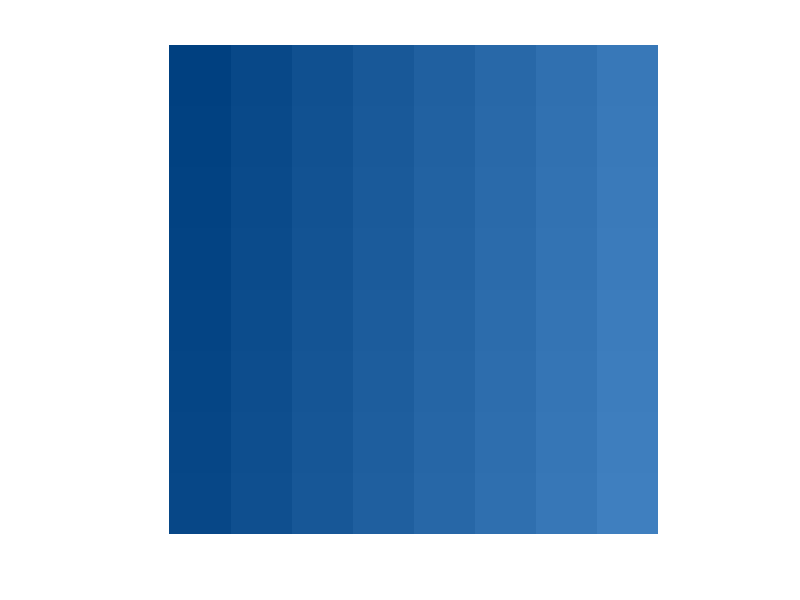

MATLAB code for this plot: (Note: this script raises an error after producing the figure.)
%=============================================================================
% Copyright (c) 2016-present Allan CORNET (Nelson)
%=============================================================================
% This file is part of Nelson.
%=============================================================================
% LICENCE_BLOCK_BEGIN
% SPDX-License-Identifier: LGPL-3.0-or-later
% LICENCE_BLOCK_END
%=============================================================================
% <--WEIGHT 2-->
% <--ADV-CLI MODE-->
%=============================================================================
% A small image keeps its natural size (InitialMagnification default 100%):
% imshow sizes the axes to the image and resizes the figure around it instead
% of stretching a tiny image to fill the whole figure.
f = figure('Visible', 'off', 'Position', [100 100 500 400]);
h = imshow(reshape(uint8(mod(0:191, 256)), [8 8 3]));
ax = h.Parent;
drawnow();
ax.Units = 'pixels';
axpix = ax.Position;
asserts.isequal(axpix(3:4), [8 8]);
asserts.isequal(f.Position(3:4), [176 128]);
close(f);
%=============================================================================
% A pre-positioned full-figure axes is honoured (no resize): the image fills it.
f = figure('Visible', 'off', 'Position', [100 100 300 300]);
axes('Position', [0 0 1 1]);
h = imshow(uint8(zeros(8, 8, 3)));
drawnow();
asserts.isequal(f.Position(3:4), [300 300]);
asserts.isequal(h.Parent.Position, [0 0 1 1]);
close(f);
%=============================================================================
% 'InitialMagnification','fit' keeps the current figure and fills the axes.
f = figure('Visible', 'off', 'Position', [100 100 500 400]);
imshow(uint8(zeros(8, 8, 3)), 'InitialMagnification', 'fit');
drawnow();
asserts.isequal(f.Position(3:4), [500 400]);
close(f);
close all;
%=============================================================================
